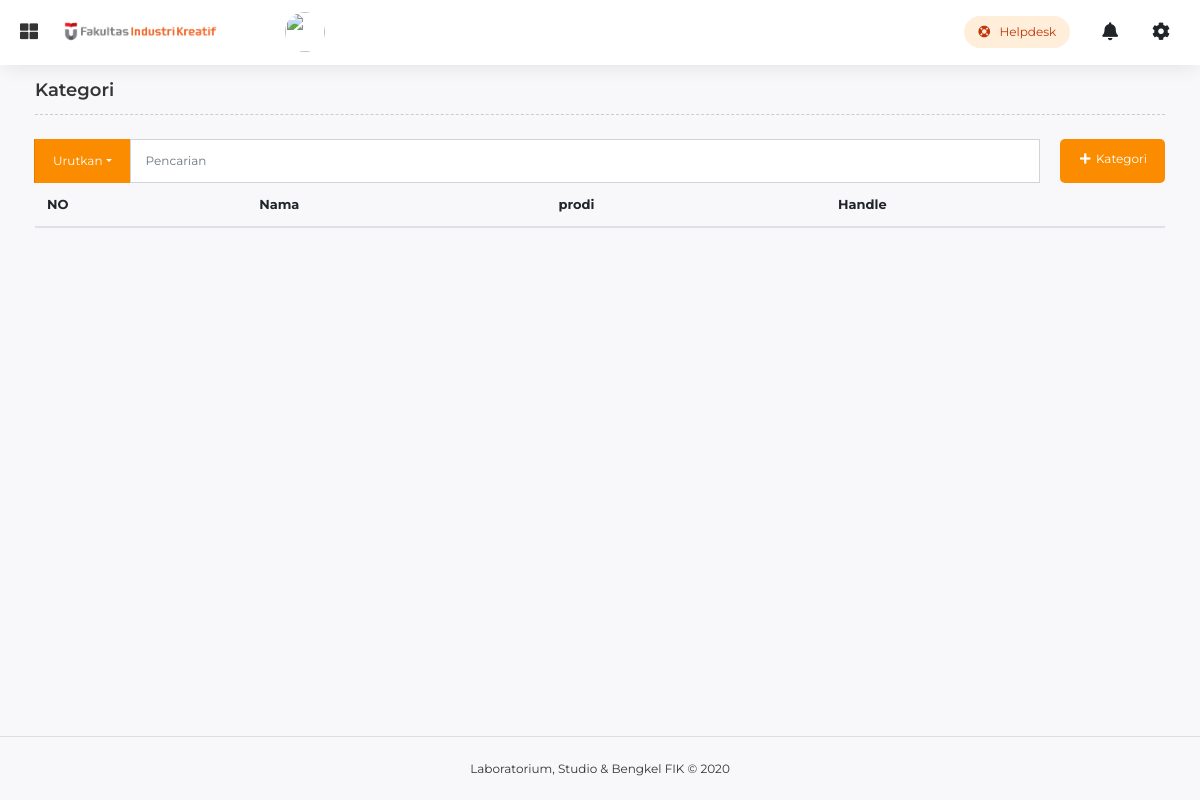
/index.php/sub_kategori, run on an earlier commit of the app's database.
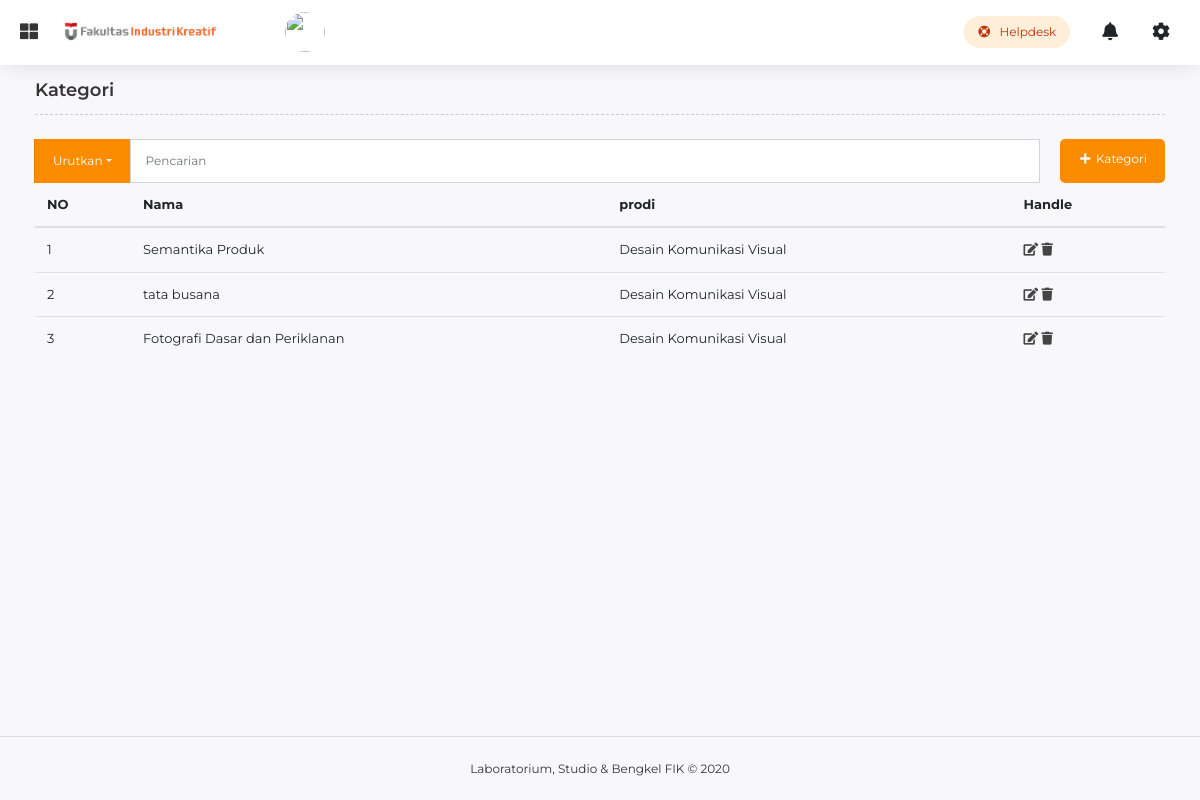
And on a later commit of the database.
### tables this page shows
CREATE TABLE `child_kategori` (
  `id_ck` int(11) NOT NULL,
  `id_kategori` int(11) NOT NULL,
  `nama_child` varchar(128) NOT NULL,
  `post_update` timestamp NOT NULL DEFAULT current_timestamp()
);

CREATE TABLE `kategori` (
  `id_kategori` int(11) NOT NULL,
  `nama_kategori` varchar(255) NOT NULL,
  `slug_kategori` varchar(255) NOT NULL,
  `urutan` int(11) DEFAULT NULL,
  `tanggal_update` timestamp NOT NULL DEFAULT current_timestamp()
);

### application/controllers/Sub_kategori.php (called while the page is built, shortened)
<?php
class Sub_kategori extends CI_Controller
{
    public function __construct()
    {
        $this->load->model('kategori_model');
        $this->load->library('form_validation');
    }
    public function index()
    {
        $kategori = $this->kategori_model->listing();
        $data = array(
            'title'     =>  'Kategori',
            'user'      =>  $this->db->get_where('user', ['username' => $this->session->userdata('username')])->row_array(),
            'kategori'  =>  $kategori
        );
        $this->load->view('templates/dashboard/headerAdmin', $data);
        $this->load->view('templates/dashboard/sidebarAdmin', $data);
        $this->load->view('sub_kategori/L_kategori', $data);
        $this->load->view('templates/dashboard/footer');
    }
}

### index.php (called while the page is built, shortened)
<?php
require_once BASEPATH.'core/CodeIgniter.php';

### application/models/Kategori_model.php (called while the page is built, shortened)
<?php
class Kategori_model extends CI_Model
{
    public function listing()
    {
        $this->db->select('child_kategori.*,
        kategori.nama_kategori');
        $this->db->from('child_kategori');
        $this->db->join('kategori', 'kategori.id_kategori = child_kategori.id_kategori', 'left');
        $this->db->group_by('child_kategori.id_ck');
        $this->db->order_by('id_ck', 'desc');
        $query = $this->db->get();
        return $query->result();
    }
}

### application/views/sub_kategori/L_kategori.php (the view, shortened to what this page needs)
<main class="akun-container">
    <div class="container-fluid">
        <div class="fik-section-title2">
            <h5><?= $title ?></h5>
        </div>
        <div class="input-group">
            <div class="input-group-append">
                <button class="btn btn-primary dropdown-toggle" type="button" data-toggle="dropdown" aria-haspopup="true" aria-expanded="false" style="border-left:1px solid rgba(0,0,0,.1);">Urutkan</button>
            </div>
            <input type="text" class="form-control" aria-label="Text input with dropdown button" placeholder="Pencarian">
            <a class="btn btn-primary" href="<?= base_url('sub_kategori/tambah') ?>" style="margin-left: 20px;"><span class="fas fa-fw fa-plus"></span> Kategori </a>
        </div>
        <div class="table-responsive admin-list">
            <table class="table">
                <thead>
                    <tr>
                        <th scope="col">NO</th>
                        <th scope="col">Nama</th>
                        <th scope="col">prodi</th>
                        <th scope="col">Handle</th>
                    </tr>
                </thead>
                <tbody>
                    <?php $no = 1;
                    foreach ($kategori as $data) { ?>
                        <tr>
                            <td><?= $no ?></td>
                            <td><?= $data->nama_child ?></td>
                            <td><?= $data->nama_kategori ?></td>
                            <td>
                                <a href="<?= base_url('sub_kategori/edit/' . $data->id_ck); ?>"><span class="fa fa-edit"></span></a>
                                <a href="<?= base_url('sub_kategori/delete/' . $data->id_ck); ?>" onclick="return confirm('yakin ingin menghapus data ini?')"><span class="fa fa-trash"></span></a>
                            </td>
                        </tr>
                    <?php $no++;
                    } ?>
                </tbody>
            </table>
        </div>
    </div>
</main>

What changed in the data, as far as the page shows it:
added child_kategori: nama_child "Semantika Produk", id_kategori.nama_kategori "Desain Komunikasi Visual"
added child_kategori: nama_child "tata busana", id_kategori.nama_kategori "Desain Komunikasi Visual"
added child_kategori: nama_child "Fotografi Dasar dan Periklanan", id_kategori.nama_kategori "Desain Komunikasi Visual"
